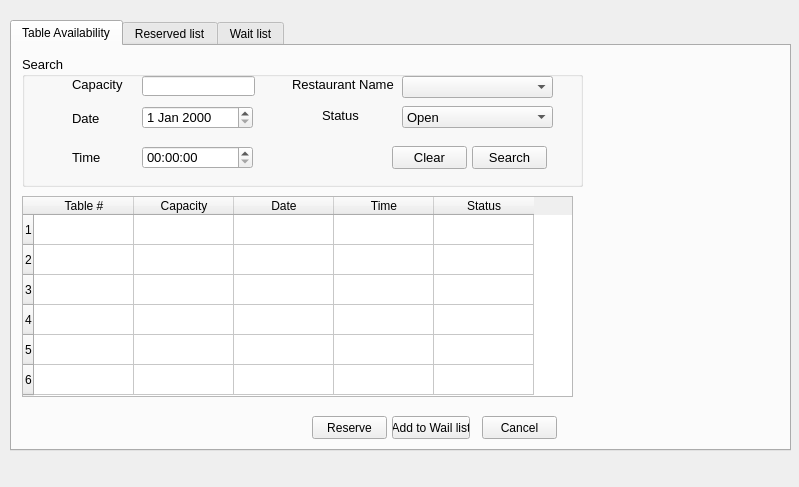
<ui version="4.0" >
 <author></author>
 <comment></comment>
 <exportmacro></exportmacro>
 <class>Table_Reservation</class>
 <widget class="QWidget" name="Table_Reservation" >
  <property name="geometry" >
   <rect>
    <x>0</x>
    <y>0</y>
    <width>799</width>
    <height>487</height>
   </rect>
  </property>
  <property name="windowTitle" >
   <string>table_reservation</string>
  </property>
  <widget class="QTabWidget" name="tabReserve" >
   <property name="geometry" >
    <rect>
     <x>10</x>
     <y>20</y>
     <width>781</width>
     <height>431</height>
    </rect>
   </property>
   <property name="tabPosition" >
    <enum>QTabWidget::North</enum>
   </property>
   <property name="tabShape" >
    <enum>QTabWidget::Rounded</enum>
   </property>
   <widget class="QWidget" name="tab" >
    <attribute name="title" >
     <string>Table Availability</string>
    </attribute>
    <widget class="QPushButton" name="pbCancel" >
     <property name="geometry" >
      <rect>
       <x>470</x>
       <y>370</y>
       <width>75</width>
       <height>23</height>
      </rect>
     </property>
     <property name="text" >
      <string>Cancel</string>
     </property>
    </widget>
    <widget class="QGroupBox" name="groupBox" >
     <property name="geometry" >
      <rect>
       <x>10</x>
       <y>10</y>
       <width>561</width>
       <height>131</height>
      </rect>
     </property>
     <property name="font" >
      <font>
       <family>MS Shell Dlg</family>
       <pointsize>10</pointsize>
       <weight>50</weight>
       <italic>false</italic>
       <bold>false</bold>
       <underline>false</underline>
       <strikeout>false</strikeout>
      </font>
     </property>
     <property name="title" >
      <string>Search</string>
     </property>
     <widget class="QDateEdit" name="dtSearchDate" >
      <property name="geometry" >
       <rect>
        <x>120</x>
        <y>50</y>
        <width>111</width>
        <height>23</height>
       </rect>
      </property>
     </widget>
     <widget class="QPushButton" name="pbClearTable_2" >
      <property name="geometry" >
       <rect>
        <x>620</x>
        <y>360</y>
        <width>75</width>
        <height>23</height>
       </rect>
      </property>
      <property name="text" >
       <string>Clear</string>
      </property>
     </widget>
     <widget class="QPushButton" name="pbSearchTableAvail" >
      <property name="geometry" >
       <rect>
        <x>450</x>
        <y>90</y>
        <width>75</width>
        <height>23</height>
       </rect>
      </property>
      <property name="text" >
       <string>Search</string>
      </property>
     </widget>
     <widget class="QLineEdit" name="lnCapacity" >
      <property name="geometry" >
       <rect>
        <x>120</x>
        <y>20</y>
        <width>113</width>
        <height>20</height>
       </rect>
      </property>
     </widget>
     <widget class="QComboBox" name="cbRestauarantName" >
      <property name="geometry" >
       <rect>
        <x>380</x>
        <y>20</y>
        <width>151</width>
        <height>22</height>
       </rect>
      </property>
     </widget>
     <widget class="QComboBox" name="cbStatus" >
      <property name="geometry" >
       <rect>
        <x>380</x>
        <y>50</y>
        <width>151</width>
        <height>22</height>
       </rect>
      </property>
      <property name="cursor" >
       <cursor>10</cursor>
      </property>
      <item>
       <property name="text" >
        <string>Open</string>
       </property>
      </item>
      <item>
       <property name="text" >
        <string>Occupied</string>
       </property>
      </item>
     </widget>
     <widget class="QPushButton" name="pbClearTableAvail" >
      <property name="geometry" >
       <rect>
        <x>370</x>
        <y>90</y>
        <width>75</width>
        <height>23</height>
       </rect>
      </property>
      <property name="text" >
       <string>Clear</string>
      </property>
     </widget>
     <widget class="QLabel" name="label" >
      <property name="geometry" >
       <rect>
        <x>50</x>
        <y>20</y>
        <width>61</width>
        <height>16</height>
       </rect>
      </property>
      <property name="text" >
       <string>Capacity</string>
      </property>
      <property name="buddy" >
       <cstring>lnCapacity</cstring>
      </property>
     </widget>
     <widget class="QLabel" name="label_2" >
      <property name="geometry" >
       <rect>
        <x>50</x>
        <y>50</y>
        <width>68</width>
        <height>25</height>
       </rect>
      </property>
      <property name="text" >
       <string>&lt;html>&lt;head>&lt;meta name="qrichtext" content="1" />&lt;/head>&lt;body style=" white-space: pre-wrap; font-family:MS Shell Dlg; font-size:10pt; font-weight:400; font-style:normal; text-decoration:none;">&lt;p style=" margin-top:0px; margin-bottom:0px; margin-left:0px; margin-right:0px; -qt-block-indent:0; text-indent:0px;">Date&lt;/p>&lt;/body>&lt;/html></string>
      </property>
      <property name="buddy" >
       <cstring>dtSearchDate</cstring>
      </property>
     </widget>
     <widget class="QLabel" name="label_3" >
      <property name="geometry" >
       <rect>
        <x>270</x>
        <y>20</y>
        <width>111</width>
        <height>17</height>
       </rect>
      </property>
      <property name="text" >
       <string>Restaurant Name</string>
      </property>
      <property name="buddy" >
       <cstring>cbRestauarantName</cstring>
      </property>
     </widget>
     <widget class="QLabel" name="label_5" >
      <property name="geometry" >
       <rect>
        <x>300</x>
        <y>50</y>
        <width>71</width>
        <height>20</height>
       </rect>
      </property>
      <property name="text" >
       <string>&lt;html>&lt;head>&lt;meta name="qrichtext" content="1" />&lt;/head>&lt;body style=" white-space: pre-wrap; font-family:MS Shell Dlg; font-size:10pt; font-weight:400; font-style:normal; text-decoration:none;">&lt;p style=" margin-top:0px; margin-bottom:0px; margin-left:0px; margin-right:0px; -qt-block-indent:0; text-indent:0px;">Status&lt;/p>&lt;/body>&lt;/html></string>
      </property>
      <property name="buddy" >
       <cstring>cbStatus</cstring>
      </property>
     </widget>
     <widget class="QLabel" name="label_4" >
      <property name="geometry" >
       <rect>
        <x>50</x>
        <y>90</y>
        <width>43</width>
        <height>23</height>
       </rect>
      </property>
      <property name="text" >
       <string>Time</string>
      </property>
      <property name="buddy" >
       <cstring>tmSearchTime</cstring>
      </property>
     </widget>
     <widget class="QTimeEdit" name="tmSearchTime" >
      <property name="geometry" >
       <rect>
        <x>120</x>
        <y>90</y>
        <width>111</width>
        <height>23</height>
       </rect>
      </property>
     </widget>
    </widget>
    <widget class="QPushButton" name="pbReserve" >
     <property name="geometry" >
      <rect>
       <x>300</x>
       <y>370</y>
       <width>75</width>
       <height>23</height>
      </rect>
     </property>
     <property name="text" >
      <string>Reserve</string>
     </property>
    </widget>
    <widget class="QPushButton" name="pbAddWaitlist" >
     <property name="geometry" >
      <rect>
       <x>380</x>
       <y>370</y>
       <width>78</width>
       <height>23</height>
      </rect>
     </property>
     <property name="text" >
      <string>Add to Wail list</string>
     </property>
    </widget>
    <widget class="QTableWidget" name="tblTableAvailability" >
     <property name="geometry" >
      <rect>
       <x>10</x>
       <y>150</y>
       <width>551</width>
       <height>201</height>
      </rect>
     </property>
     <property name="font" >
      <font>
       <family>MS Shell Dlg</family>
       <pointsize>9</pointsize>
       <weight>50</weight>
       <italic>false</italic>
       <bold>false</bold>
       <underline>false</underline>
       <strikeout>false</strikeout>
      </font>
     </property>
     <property name="lineWidth" >
      <number>1</number>
     </property>
     <property name="selectionBehavior" >
      <enum>QAbstractItemView::SelectRows</enum>
     </property>
     <row>
      <property name="text" >
       <string>1</string>
      </property>
     </row>
     <row>
      <property name="text" >
       <string>2</string>
      </property>
     </row>
     <row>
      <property name="text" >
       <string>3</string>
      </property>
     </row>
     <row>
      <property name="text" >
       <string>4</string>
      </property>
     </row>
     <row>
      <property name="text" >
       <string>5</string>
      </property>
     </row>
     <row>
      <property name="text" >
       <string>6</string>
      </property>
     </row>
     <column>
      <property name="text" >
       <string>Table #</string>
      </property>
     </column>
     <column>
      <property name="text" >
       <string>Capacity</string>
      </property>
     </column>
     <column>
      <property name="text" >
       <string>Date</string>
      </property>
     </column>
     <column>
      <property name="text" >
       <string>Time</string>
      </property>
     </column>
     <column>
      <property name="text" >
       <string>Status</string>
      </property>
     </column>
    </widget>
   </widget>
   <widget class="QWidget" name="tab_3" >
    <attribute name="title" >
     <string>Reserved list</string>
    </attribute>
    <widget class="QPushButton" name="pbReseveCancel" >
     <property name="geometry" >
      <rect>
       <x>680</x>
       <y>340</y>
       <width>75</width>
       <height>23</height>
      </rect>
     </property>
     <property name="text" >
      <string>Cancel</string>
     </property>
    </widget>
    <widget class="QDateEdit" name="dtSearchReserve" >
     <property name="geometry" >
      <rect>
       <x>460</x>
       <y>30</y>
       <width>110</width>
       <height>22</height>
      </rect>
     </property>
    </widget>
    <widget class="QLabel" name="label_11" >
     <property name="geometry" >
      <rect>
       <x>30</x>
       <y>30</y>
       <width>92</width>
       <height>22</height>
      </rect>
     </property>
     <property name="text" >
      <string>&lt;html>&lt;head>&lt;meta name="qrichtext" content="1" />&lt;/head>&lt;body style=" white-space: pre-wrap; font-family:MS Shell Dlg; font-size:8.25pt; font-weight:400; font-style:normal; text-decoration:none;">&lt;p style=" margin-top:0px; margin-bottom:0px; margin-left:0px; margin-right:0px; -qt-block-indent:0; text-indent:0px; font-size:8pt;">First Name&lt;/p>&lt;/body>&lt;/html></string>
     </property>
     <property name="buddy" >
      <cstring>lnCustFirstName</cstring>
     </property>
    </widget>
    <widget class="QLineEdit" name="lnCustFirstName" >
     <property name="geometry" >
      <rect>
       <x>130</x>
       <y>30</y>
       <width>201</width>
       <height>20</height>
      </rect>
     </property>
    </widget>
    <widget class="QLabel" name="label_12" >
     <property name="geometry" >
      <rect>
       <x>30</x>
       <y>60</y>
       <width>92</width>
       <height>22</height>
      </rect>
     </property>
     <property name="text" >
      <string>&lt;html>&lt;head>&lt;meta name="qrichtext" content="1" />&lt;/head>&lt;body style=" white-space: pre-wrap; font-family:MS Shell Dlg; font-size:8.25pt; font-weight:400; font-style:normal; text-decoration:none;">&lt;p style=" margin-top:0px; margin-bottom:0px; margin-left:0px; margin-right:0px; -qt-block-indent:0; text-indent:0px; font-size:8pt;">Last Name&lt;/p>&lt;/body>&lt;/html></string>
     </property>
     <property name="buddy" >
      <cstring>lnCustLastName</cstring>
     </property>
    </widget>
    <widget class="QLineEdit" name="lnCustLastName" >
     <property name="geometry" >
      <rect>
       <x>130</x>
       <y>60</y>
       <width>201</width>
       <height>20</height>
      </rect>
     </property>
    </widget>
    <widget class="QLabel" name="label_13" >
     <property name="geometry" >
      <rect>
       <x>390</x>
       <y>30</y>
       <width>41</width>
       <height>22</height>
      </rect>
     </property>
     <property name="text" >
      <string>&lt;html>&lt;head>&lt;meta name="qrichtext" content="1" />&lt;/head>&lt;body style=" white-space: pre-wrap; font-family:MS Shell Dlg; font-size:8.25pt; font-weight:400; font-style:normal; text-decoration:none;">&lt;p style=" margin-top:0px; margin-bottom:0px; margin-left:0px; margin-right:0px; -qt-block-indent:0; text-indent:0px;">&lt;span style=" font-size:8pt;">Date&lt;/span>&lt;/p>&lt;/body>&lt;/html></string>
     </property>
     <property name="alignment" >
      <set>Qt::AlignRight|Qt::AlignTrailing|Qt::AlignVCenter</set>
     </property>
     <property name="buddy" >
      <cstring>dtSearchReserve</cstring>
     </property>
    </widget>
    <widget class="QLabel" name="label_14" >
     <property name="geometry" >
      <rect>
       <x>20</x>
       <y>90</y>
       <width>81</width>
       <height>22</height>
      </rect>
     </property>
     <property name="text" >
      <string>&lt;html>&lt;head>&lt;meta name="qrichtext" content="1" />&lt;/head>&lt;body style=" white-space: pre-wrap; font-family:MS Shell Dlg; font-size:8.25pt; font-weight:400; font-style:normal; text-decoration:none;">&lt;p style=" margin-top:0px; margin-bottom:0px; margin-left:0px; margin-right:0px; -qt-block-indent:0; text-indent:0px; font-size:8pt;">Reservation #&lt;/p>&lt;/body>&lt;/html></string>
     </property>
     <property name="alignment" >
      <set>Qt::AlignRight|Qt::AlignTrailing|Qt::AlignVCenter</set>
     </property>
     <property name="buddy" >
      <cstring>lnReserveNum</cstring>
     </property>
    </widget>
    <widget class="QLineEdit" name="lnReserveNum" >
     <property name="geometry" >
      <rect>
       <x>130</x>
       <y>90</y>
       <width>113</width>
       <height>20</height>
      </rect>
     </property>
    </widget>
    <widget class="QLabel" name="label_6" >
     <property name="geometry" >
      <rect>
       <x>400</x>
       <y>60</y>
       <width>31</width>
       <height>23</height>
      </rect>
     </property>
     <property name="text" >
      <string>&lt;html>&lt;head>&lt;meta name="qrichtext" content="1" />&lt;/head>&lt;body style=" white-space: pre-wrap; font-family:MS Shell Dlg; font-size:8.25pt; font-weight:400; font-style:normal; text-decoration:none;">&lt;p style=" margin-top:0px; margin-bottom:0px; margin-left:0px; margin-right:0px; -qt-block-indent:0; text-indent:0px; font-size:8pt;">Time&lt;/p>&lt;/body>&lt;/html></string>
     </property>
     <property name="alignment" >
      <set>Qt::AlignRight|Qt::AlignTrailing|Qt::AlignVCenter</set>
     </property>
     <property name="buddy" >
      <cstring>tmSearchReserve</cstring>
     </property>
    </widget>
    <widget class="QTimeEdit" name="tmSearchReserve" >
     <property name="geometry" >
      <rect>
       <x>460</x>
       <y>60</y>
       <width>111</width>
       <height>23</height>
      </rect>
     </property>
    </widget>
    <widget class="QPushButton" name="pbReserveSearch" >
     <property name="geometry" >
      <rect>
       <x>630</x>
       <y>90</y>
       <width>75</width>
       <height>23</height>
      </rect>
     </property>
     <property name="text" >
      <string>Search</string>
     </property>
    </widget>
    <widget class="QPushButton" name="pbReserveSearchClear" >
     <property name="geometry" >
      <rect>
       <x>630</x>
       <y>60</y>
       <width>75</width>
       <height>23</height>
      </rect>
     </property>
     <property name="text" >
      <string>Clear</string>
     </property>
    </widget>
    <widget class="QPushButton" name="pbClearTable" >
     <property name="geometry" >
      <rect>
       <x>600</x>
       <y>340</y>
       <width>75</width>
       <height>23</height>
      </rect>
     </property>
     <property name="text" >
      <string>Clear</string>
     </property>
    </widget>
    <widget class="QTableWidget" name="tblReserve" >
     <property name="geometry" >
      <rect>
       <x>10</x>
       <y>130</y>
       <width>721</width>
       <height>161</height>
      </rect>
     </property>
     <property name="font" >
      <font>
       <family>MS Shell Dlg</family>
       <pointsize>9</pointsize>
       <weight>50</weight>
       <italic>false</italic>
       <bold>false</bold>
       <underline>false</underline>
       <strikeout>false</strikeout>
      </font>
     </property>
     <property name="lineWidth" >
      <number>1</number>
     </property>
     <row>
      <property name="text" >
       <string>1</string>
      </property>
     </row>
     <row>
      <property name="text" >
       <string>2</string>
      </property>
     </row>
     <column>
      <property name="text" >
       <string>Table #</string>
      </property>
     </column>
     <column>
      <property name="text" >
       <string>Capacity</string>
      </property>
     </column>
     <column>
      <property name="text" >
       <string>Date</string>
      </property>
     </column>
     <column>
      <property name="text" >
       <string> Time</string>
      </property>
     </column>
     <column>
      <property name="text" >
       <string>First name</string>
      </property>
     </column>
     <column>
      <property name="text" >
       <string>Last name</string>
      </property>
     </column>
     <column>
      <property name="text" >
       <string>Hotel Room #</string>
      </property>
     </column>
     <column>
      <property name="text" >
       <string>Bill Amount</string>
      </property>
     </column>
    </widget>
   </widget>
   <widget class="QWidget" name="tab_2" >
    <attribute name="title" >
     <string>Wait list</string>
    </attribute>
    <widget class="QTableWidget" name="tblWaitList" >
     <property name="geometry" >
      <rect>
       <x>20</x>
       <y>60</y>
       <width>531</width>
       <height>161</height>
      </rect>
     </property>
     <property name="font" >
      <font>
       <family>MS Shell Dlg</family>
       <pointsize>9</pointsize>
       <weight>50</weight>
       <italic>false</italic>
       <bold>false</bold>
       <underline>false</underline>
       <strikeout>false</strikeout>
      </font>
     </property>
     <property name="lineWidth" >
      <number>1</number>
     </property>
     <row>
      <property name="text" >
       <string>1</string>
      </property>
     </row>
     <row>
      <property name="text" >
       <string>2</string>
      </property>
     </row>
     <row>
      <property name="text" >
       <string>3</string>
      </property>
     </row>
     <row>
      <property name="text" >
       <string>4</string>
      </property>
     </row>
     <column>
      <property name="text" >
       <string>Wait list #</string>
      </property>
     </column>
     <column>
      <property name="text" >
       <string>Capacity</string>
      </property>
     </column>
     <column>
      <property name="text" >
       <string>First name</string>
      </property>
     </column>
     <column>
      <property name="text" >
       <string>Last name</string>
      </property>
     </column>
     <column>
      <property name="text" >
       <string>Hotel Room #</string>
      </property>
     </column>
    </widget>
    <widget class="QPushButton" name="pbDelWaitlist" >
     <property name="geometry" >
      <rect>
       <x>370</x>
       <y>260</y>
       <width>75</width>
       <height>23</height>
      </rect>
     </property>
     <property name="text" >
      <string>Delete</string>
     </property>
    </widget>
   </widget>
  </widget>
 </widget>
 <pixmapfunction></pixmapfunction>
 <resources/>
 <connections>
  <connection>
   <sender>tblTableAvailability</sender>
   <signal>doubleClicked(QModelIndex)</signal>
   <receiver>pbReserve</receiver>
   <slot>click()</slot>
   <hints>
    <hint type="sourcelabel" >
     <x>253</x>
     <y>243</y>
    </hint>
    <hint type="destinationlabel" >
     <x>372</x>
     <y>446</y>
    </hint>
   </hints>
  </connection>
  <connection>
   <sender>pbCancel</sender>
   <signal>clicked()</signal>
   <receiver>Table_Reservation</receiver>
   <slot>close()</slot>
   <hints>
    <hint type="sourcelabel" >
     <x>537</x>
     <y>456</y>
    </hint>
    <hint type="destinationlabel" >
     <x>503</x>
     <y>463</y>
    </hint>
   </hints>
  </connection>
 </connections>
</ui>
